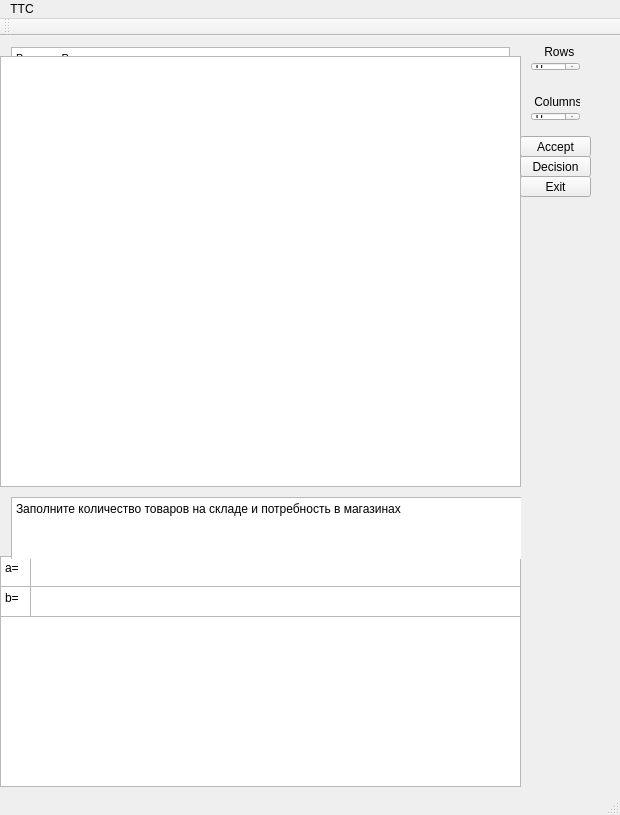
<?xml version="1.0" encoding="UTF-8"?>
<ui version="4.0">
 <class>CAlClass</class>
 <widget class="QMainWindow" name="CAlClass">
  <property name="enabled">
   <bool>true</bool>
  </property>
  <property name="geometry">
   <rect>
    <x>0</x>
    <y>0</y>
    <width>620</width>
    <height>815</height>
   </rect>
  </property>
  <property name="windowTitle">
   <string>CAl</string>
  </property>
  <widget class="QWidget" name="centralWidget">
   <widget class="QTableWidget" name="tableWidget">
    <property name="geometry">
     <rect>
      <x>0</x>
      <y>20</y>
      <width>521</width>
      <height>431</height>
     </rect>
    </property>
    <attribute name="horizontalHeaderVisible">
     <bool>false</bool>
    </attribute>
    <attribute name="verticalHeaderVisible">
     <bool>false</bool>
    </attribute>
   </widget>
   <widget class="QPushButton" name="pushButton">
    <property name="geometry">
     <rect>
      <x>520</x>
      <y>100</y>
      <width>71</width>
      <height>21</height>
     </rect>
    </property>
    <property name="text">
     <string>Accept</string>
    </property>
   </widget>
   <widget class="QTableWidget" name="tableWidget_3">
    <property name="geometry">
     <rect>
      <x>30</x>
      <y>550</y>
      <width>491</width>
      <height>31</height>
     </rect>
    </property>
    <attribute name="horizontalHeaderVisible">
     <bool>false</bool>
    </attribute>
    <attribute name="verticalHeaderVisible">
     <bool>false</bool>
    </attribute>
   </widget>
   <widget class="QTextEdit" name="textEdit_3">
    <property name="geometry">
     <rect>
      <x>0</x>
      <y>550</y>
      <width>31</width>
      <height>31</height>
     </rect>
    </property>
    <property name="html">
     <string>&lt;!DOCTYPE HTML PUBLIC &quot;-//W3C//DTD HTML 4.0//EN&quot; &quot;http://www.w3.org/TR/REC-html40/strict.dtd&quot;&gt;
&lt;html&gt;&lt;head&gt;&lt;meta name=&quot;qrichtext&quot; content=&quot;1&quot; /&gt;&lt;meta charset=&quot;utf-8&quot; /&gt;&lt;style type=&quot;text/css&quot;&gt;
p, li { white-space: pre-wrap; }
&lt;/style&gt;&lt;/head&gt;&lt;body style=&quot; font-family:'Segoe UI'; font-size:9pt; font-weight:400; font-style:normal;&quot;&gt;
&lt;p align=&quot;justify&quot; style=&quot; margin-top:0px; margin-bottom:0px; margin-left:0px; margin-right:0px; -qt-block-indent:0; text-indent:0px;&quot;&gt;b=&lt;/p&gt;&lt;/body&gt;&lt;/html&gt;</string>
    </property>
   </widget>
   <widget class="QPushButton" name="pushButton_2">
    <property name="geometry">
     <rect>
      <x>520</x>
      <y>140</y>
      <width>71</width>
      <height>21</height>
     </rect>
    </property>
    <property name="text">
     <string>Exit</string>
    </property>
   </widget>
   <widget class="QTextBrowser" name="textBrowser_3">
    <property name="geometry">
     <rect>
      <x>0</x>
      <y>520</y>
      <width>31</width>
      <height>31</height>
     </rect>
    </property>
    <property name="html">
     <string>&lt;!DOCTYPE HTML PUBLIC &quot;-//W3C//DTD HTML 4.0//EN&quot; &quot;http://www.w3.org/TR/REC-html40/strict.dtd&quot;&gt;
&lt;html&gt;&lt;head&gt;&lt;meta name=&quot;qrichtext&quot; content=&quot;1&quot; /&gt;&lt;meta charset=&quot;utf-8&quot; /&gt;&lt;style type=&quot;text/css&quot;&gt;
p, li { white-space: pre-wrap; }
&lt;/style&gt;&lt;/head&gt;&lt;body style=&quot; font-family:'Segoe UI'; font-size:9pt; font-weight:400; font-style:normal;&quot;&gt;
&lt;p style=&quot; margin-top:0px; margin-bottom:0px; margin-left:0px; margin-right:0px; -qt-block-indent:0; text-indent:0px;&quot;&gt;a=&lt;/p&gt;&lt;/body&gt;&lt;/html&gt;</string>
    </property>
   </widget>
   <widget class="QWidget" name="gridLayoutWidget">
    <property name="geometry">
     <rect>
      <x>0</x>
      <y>0</y>
      <width>521</width>
      <height>73</height>
     </rect>
    </property>
    <layout class="QGridLayout" name="gridLayout">
     <item row="0" column="0">
      <widget class="QTextBrowser" name="textBrowser_2">
       <property name="html">
        <string>&lt;!DOCTYPE HTML PUBLIC &quot;-//W3C//DTD HTML 4.0//EN&quot; &quot;http://www.w3.org/TR/REC-html40/strict.dtd&quot;&gt;
&lt;html&gt;&lt;head&gt;&lt;meta name=&quot;qrichtext&quot; content=&quot;1&quot; /&gt;&lt;meta charset=&quot;utf-8&quot; /&gt;&lt;style type=&quot;text/css&quot;&gt;
p, li { white-space: pre-wrap; }
&lt;/style&gt;&lt;/head&gt;&lt;body style=&quot; font-family:'Segoe UI'; font-size:9pt; font-weight:400; font-style:normal;&quot;&gt;
&lt;p style=&quot; margin-top:0px; margin-bottom:0px; margin-left:0px; margin-right:0px; -qt-block-indent:0; text-indent:0px;&quot;&gt;&lt;span style=&quot; font-family:'MS Shell Dlg 2'; font-size:8.25pt;&quot;&gt;Введите Размер и заполните матрицу стоимости &lt;/span&gt;&lt;/p&gt;&lt;/body&gt;&lt;/html&gt;</string>
       </property>
      </widget>
     </item>
    </layout>
   </widget>
   <widget class="QWidget" name="verticalLayoutWidget">
    <property name="geometry">
     <rect>
      <x>520</x>
      <y>0</y>
      <width>71</width>
      <height>46</height>
     </rect>
    </property>
    <layout class="QVBoxLayout" name="verticalLayout">
     <item>
      <widget class="QLabel" name="label_2">
       <property name="text">
        <string>    Rows</string>
       </property>
      </widget>
     </item>
     <item>
      <widget class="QSpinBox" name="spinBox"/>
     </item>
    </layout>
   </widget>
   <widget class="QWidget" name="verticalLayoutWidget_2">
    <property name="geometry">
     <rect>
      <x>520</x>
      <y>50</y>
      <width>71</width>
      <height>46</height>
     </rect>
    </property>
    <layout class="QVBoxLayout" name="verticalLayout_2">
     <item>
      <widget class="QLabel" name="label">
       <property name="text">
        <string> Columns</string>
       </property>
      </widget>
     </item>
     <item>
      <widget class="QSpinBox" name="spinBox_2"/>
     </item>
    </layout>
   </widget>
   <widget class="QTableWidget" name="tableWidget_2">
    <property name="geometry">
     <rect>
      <x>30</x>
      <y>520</y>
      <width>491</width>
      <height>31</height>
     </rect>
    </property>
    <attribute name="horizontalHeaderVisible">
     <bool>false</bool>
    </attribute>
    <attribute name="verticalHeaderVisible">
     <bool>false</bool>
    </attribute>
   </widget>
   <widget class="QWidget" name="gridLayoutWidget_2">
    <property name="geometry">
     <rect>
      <x>0</x>
      <y>450</y>
      <width>521</width>
      <height>73</height>
     </rect>
    </property>
    <layout class="QGridLayout" name="gridLayout_2">
     <item row="0" column="0">
      <widget class="QTextBrowser" name="textBrowser">
       <property name="minimumSize">
        <size>
         <width>519</width>
         <height>71</height>
        </size>
       </property>
       <property name="markdown">
        <string>Заполните количество товаров на складе и потребность в магазинах   

</string>
       </property>
       <property name="html">
        <string>&lt;!DOCTYPE HTML PUBLIC &quot;-//W3C//DTD HTML 4.0//EN&quot; &quot;http://www.w3.org/TR/REC-html40/strict.dtd&quot;&gt;
&lt;html&gt;&lt;head&gt;&lt;meta name=&quot;qrichtext&quot; content=&quot;1&quot; /&gt;&lt;meta charset=&quot;utf-8&quot; /&gt;&lt;style type=&quot;text/css&quot;&gt;
p, li { white-space: pre-wrap; }
&lt;/style&gt;&lt;/head&gt;&lt;body style=&quot; font-family:'Segoe UI'; font-size:9pt; font-weight:400; font-style:normal;&quot;&gt;
&lt;p style=&quot; margin-top:6px; margin-bottom:6px; margin-left:0px; margin-right:0px; -qt-block-indent:0; text-indent:0px;&quot;&gt;Заполните количество товаров на складе и потребность в магазинах   &lt;/p&gt;&lt;/body&gt;&lt;/html&gt;</string>
       </property>
      </widget>
     </item>
    </layout>
   </widget>
   <widget class="QPushButton" name="pushButton_3">
    <property name="geometry">
     <rect>
      <x>520</x>
      <y>120</y>
      <width>71</width>
      <height>21</height>
     </rect>
    </property>
    <property name="text">
     <string>Decision</string>
    </property>
   </widget>
   <widget class="QTextBrowser" name="textBrowser_4">
    <property name="geometry">
     <rect>
      <x>0</x>
      <y>580</y>
      <width>521</width>
      <height>171</height>
     </rect>
    </property>
    <property name="autoFormatting">
     <set>QTextEdit::AutoNone</set>
    </property>
   </widget>
   <zorder>textEdit_3</zorder>
   <zorder>pushButton</zorder>
   <zorder>tableWidget_3</zorder>
   <zorder>pushButton_2</zorder>
   <zorder>textBrowser_3</zorder>
   <zorder>gridLayoutWidget</zorder>
   <zorder>tableWidget</zorder>
   <zorder>verticalLayoutWidget</zorder>
   <zorder>verticalLayoutWidget_2</zorder>
   <zorder>tableWidget_2</zorder>
   <zorder>gridLayoutWidget_2</zorder>
   <zorder>pushButton_3</zorder>
   <zorder>textBrowser_4</zorder>
  </widget>
  <widget class="QMenuBar" name="menuBar">
   <property name="geometry">
    <rect>
     <x>0</x>
     <y>0</y>
     <width>620</width>
     <height>22</height>
    </rect>
   </property>
   <widget class="QMenu" name="menuTTC">
    <property name="title">
     <string>TTC</string>
    </property>
    <addaction name="separator"/>
   </widget>
   <addaction name="menuTTC"/>
  </widget>
  <widget class="QToolBar" name="mainToolBar">
   <attribute name="toolBarArea">
    <enum>TopToolBarArea</enum>
   </attribute>
   <attribute name="toolBarBreak">
    <bool>false</bool>
   </attribute>
  </widget>
  <widget class="QStatusBar" name="statusBar"/>
 </widget>
 <layoutdefault spacing="6" margin="11"/>
 <resources>
  <include location="CAl.qrc"/>
 </resources>
 <connections>
  <connection>
   <sender>pushButton_2</sender>
   <signal>clicked()</signal>
   <receiver>CAlClass</receiver>
   <slot>close()</slot>
   <hints>
    <hint type="sourcelabel">
     <x>617</x>
     <y>615</y>
    </hint>
    <hint type="destinationlabel">
     <x>404</x>
     <y>331</y>
    </hint>
   </hints>
  </connection>
 </connections>
</ui>
